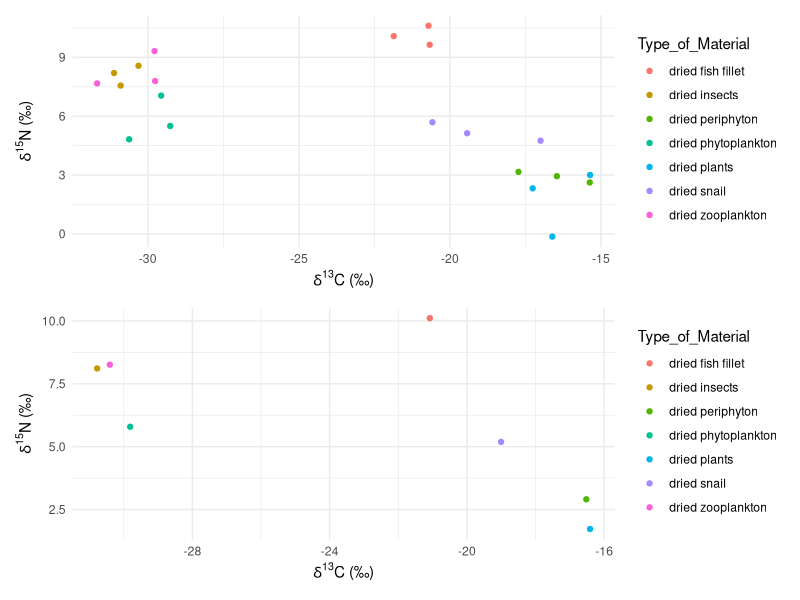
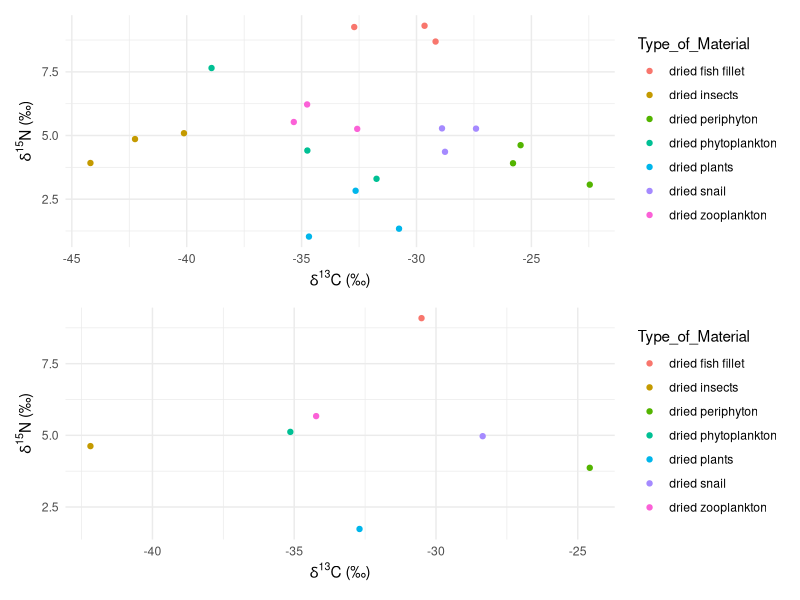

The R source for these figures, in order:
# This script takes preliminary C & N isotope data from Angle and Killarny lakes
# and plots them

library(tidyverse) # this package is for data wrangling and tidying
library(ggplot2) # this package is for plotting
library(patchwork) # this package is for making multipanel plots

alldata.messy <-read_csv("AngKilCN.csv")
head(alldata.messy)

#First I need to go through the sample ID
# and add a column to separate the lakes by a unique ID.
alldata.messy[grep("ANG", alldata.messy$Sample_ID),"Lake"] <- "Angle"
alldata.messy[grep("KIL", alldata.messy$Sample_ID),"Lake"] <- "Killarney"

#I'm going to make different data sets for each lake.
##now I'm going to consolodate these values into a mean and SD


#Angle
AngleCN <- alldata.messy %>% 
  select(Sample_ID, Type_of_Material, d13C_VPDB, d15N_air, Lake) %>% 
  filter(Lake == "Angle")

summaryANG <-AngleCN %>% 
  group_by(Type_of_Material) %>% 
  summarize(aveC = mean(d13C_VPDB),
            aveN = mean(d15N_air),
            sdC = sd(d13C_VPDB),
            sdN = sd(d15N_air))

#Killarney
KilCN <- alldata.messy %>% 
  select(Sample_ID, Type_of_Material, d13C_VPDB, d15N_air, Lake) %>% 
  filter(Lake == "Killarney")

summaryKIL <-KilCN %>% 
  group_by(Type_of_Material) %>% 
  summarize(aveC = mean(d13C_VPDB),
            aveN = mean(d15N_air),
            sdC = sd(d13C_VPDB),
            sdN = sd(d15N_air))


#all individual samples, basic plots
# In my opinion these are too busy.
pA<-ggplot(data = AngleCN, aes(x = d13C_VPDB, 
                         y = d15N_air, 
                           color = Type_of_Material)) +
  geom_point() +
  theme_minimal() +
  labs(x = expression(paste(delta^{13}, "C (\u2030)")),
       y = expression(paste(delta^{15}, "N (\u2030)")))

pK<-ggplot(data = KilCN, aes(x = d13C_VPDB, y = d15N_air, color = Type_of_Material)) +
  geom_point() +
  theme_minimal() +
  labs(x = expression(paste(delta^{13}, "C (\u2030)")),
       y = expression(paste(delta^{15}, "N (\u2030)")))

##Summary plots
pAsum<-ggplot(data = summaryANG, 
       aes(x = aveC, 
           y = aveN, 
           color = Type_of_Material)) +
  geom_point() +
  theme_minimal() +
  labs(x = expression(paste(delta^{13}, "C (\u2030)")),
       y = expression(paste(delta^{15}, "N (\u2030)")))

pKsum<-ggplot(data = summaryKIL, 
       aes(x = aveC, 
           y = aveN, 
           color = Type_of_Material)) +
  geom_point() +
  theme_minimal() +
  labs(x = expression(paste(delta^{13}, "C (\u2030)")),
       y = expression(paste(delta^{15}, "N (\u2030)")))

pA/pAsum

pK/pKsum
